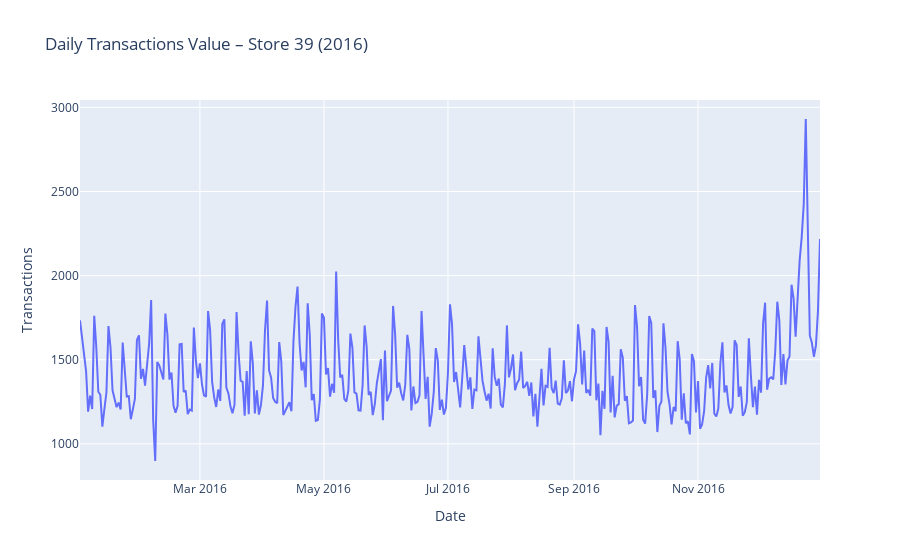

Notebook source saved alongside this figure:
### Code cell
df_transactions["date"] = pd.to_datetime(df_transactions["date"])

df_2016 = df_transactions[
    (df_transactions["store_nbr"] == 39)
    & (df_transactions["date"] >= "2016-01-01")
    & (df_transactions["date"] < "2017-01-01")
]

daily_transactions = df_2016.groupby("date")["transactions"].sum().reset_index()

fig = px.line(
    daily_transactions,
    x="date",
    y="transactions",
    title="Daily Transactions Value - Store 39 (2016)",
)

fig.update_layout(xaxis_title="Date", yaxis_title="Transactions")

fig.show()

### Figure 1 — Plotly figure (JSON) as saved in the notebook; plotly's stock layout.template omitted (floating-point values rounded to 4 significant figures; data arrays with more than 128 entries replaced by an {"elided": "..."} marker saying what was removed)
{"data": [{"hovertemplate": "date=%{x}<br>transactions=%{y}<extra></extra>", "legendgroup": "", "line": {"color": "#636efa", "dash": "solid"}, "marker": {"symbol": "circle"}, "mode": "lines", "name": "", "orientation": "v", "showlegend": false, "type": "scatter", "x": {"elided": "363 str values"}, "xaxis": "x", "y": {"elided": "363 int values"}, "yaxis": "y"}], "layout": {"legend": {"tracegroupgap": 0}, "title": {"text": "Daily Transactions Value – Store 39 (2016)"}, "xaxis": {"anchor": "y", "domain": [0, 1], "title": {"text": "Date"}}, "yaxis": {"anchor": "x", "domain": [0, 1], "title": {"text": "Transactions"}}}}
